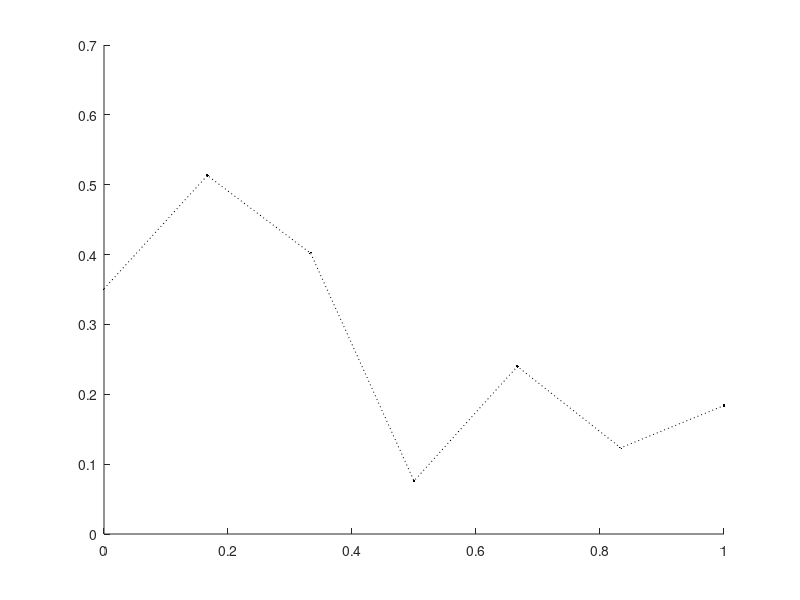

MATLAB code to generate this figure: (Note: this script raises an error after producing the figure.)
clc; clear; close all

addpath('/stck/bandrieu/Bureau/CYPRES/FourierContinuation/Chebyshev/Bezier/');

fid = fopen( 'b.dat', 'r' );
% fprintf( fid, '%d %d\n', size(b,1), size(b,2) );
nd = str2num( fgetl(fid) );
b = zeros(nd(1),nd(2));
for j = 1:nd(2)
    for i = 1:nd(1)
        b(i,j) = str2num( fgetl(fid) );
    end
end
fclose(fid);


bl = importdata('bl.dat');
br = importdata('br.dat');
f = importdata('f.dat');


cl = ['k','r','b'];




figure;
hold on

if size(b,2) == 2
    for i = 1:3
        switch i
            case 1
                bi = b;
            case 2
                bi = bl;
            case 3
                bi = br;
        end
        
        plot( bi(:,1), bi(:,2), '.:', 'color', cl(i) );
        
        g = evalBernstein( bi, linspace(0,1,100)' );
        plot( g(:,1), g(:,2), '-', 'color', cl(i) );
        
        
    end
    
    % plot( b(:,1), b(:,2), 'k.-' );
    % plot( bl(:,1), bl(:,2), 'r.-' );
    % plot( br(:,1), br(:,2), 'b.-' );
    plot( f(1), f(2), 'k*' );
    axis image
    
    
elseif size(b,2) == 3
    
    for i = 1:3
        switch i
            case 1
                bi = b;
                box = importdata('xyzbox_b.dat');
            case 2
                bi = bl;
                box = importdata('xyzbox_bl.dat');
            case 3
                bi = br;
                box = importdata('xyzbox_br.dat');
        end
        
        plot3( bi(:,1), bi(:,2), bi(:,3), '.:', 'color', cl(i) );
        
        g = evalBernstein( bi, linspace(0,1,100)' );
        plot3( g(:,1), g(:,2), g(:,3), '-', 'color', cl(i) );
        
        ctr = box(1,:)';
        rng = box(2,:)';
        axe = box(3:5,:)';
        
        h = plotOBB( ctr, rng, axe );
        set( h, 'facecolor', 'none', 'edgecolor', cl(i), ...
            'linewidth', 1, 'linestyle', '-' );
    end

    
    axis image vis3d
    view(3)
%     camlight(30,30);
    camproj('persp');
    
    
end